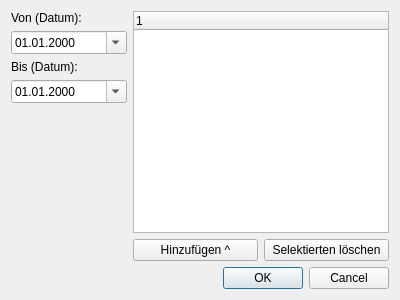
<?xml version="1.0" encoding="UTF-8"?>
<ui version="4.0">
 <class>CSinglePrealertEdit</class>
 <widget class="QDialog" name="CSinglePrealertEdit">
  <property name="geometry">
   <rect>
    <x>0</x>
    <y>0</y>
    <width>400</width>
    <height>300</height>
   </rect>
  </property>
  <property name="windowTitle">
   <string>Dialog</string>
  </property>
  <layout class="QVBoxLayout" name="verticalLayout">
   <item>
    <layout class="QHBoxLayout" name="horizontalLayout">
     <item>
      <layout class="QVBoxLayout" name="verticalLayout_2">
       <item>
        <widget class="QLabel" name="label">
         <property name="text">
          <string>Von (Datum):</string>
         </property>
        </widget>
       </item>
       <item>
        <widget class="QDateEdit" name="dteFrom">
         <property name="displayFormat">
          <string>dd.MM.yyyy</string>
         </property>
         <property name="calendarPopup">
          <bool>true</bool>
         </property>
        </widget>
       </item>
       <item>
        <widget class="QLabel" name="label_2">
         <property name="text">
          <string>Bis (Datum):</string>
         </property>
        </widget>
       </item>
       <item>
        <widget class="QDateEdit" name="dteTo">
         <property name="displayFormat">
          <string>dd.MM.yyyy</string>
         </property>
         <property name="calendarPopup">
          <bool>true</bool>
         </property>
        </widget>
       </item>
       <item>
        <spacer name="verticalSpacer">
         <property name="orientation">
          <enum>Qt::Vertical</enum>
         </property>
         <property name="sizeHint" stdset="0">
          <size>
           <width>20</width>
           <height>40</height>
          </size>
         </property>
        </spacer>
       </item>
      </layout>
     </item>
     <item>
      <layout class="QVBoxLayout" name="verticalLayout_3">
       <item>
        <widget class="QTreeWidget" name="trvDutyTypes">
         <property name="sizePolicy">
          <sizepolicy hsizetype="Preferred" vsizetype="Expanding">
           <horstretch>0</horstretch>
           <verstretch>0</verstretch>
          </sizepolicy>
         </property>
         <column>
          <property name="text">
           <string notr="true">1</string>
          </property>
         </column>
        </widget>
       </item>
       <item>
        <layout class="QHBoxLayout" name="horizontalLayout_2">
         <item>
          <widget class="QPushButton" name="cmdNewDuty">
           <property name="text">
            <string>Hinzufügen ^</string>
           </property>
          </widget>
         </item>
         <item>
          <widget class="QPushButton" name="cmdDelete">
           <property name="text">
            <string>Selektierten löschen</string>
           </property>
          </widget>
         </item>
        </layout>
       </item>
      </layout>
     </item>
    </layout>
   </item>
   <item>
    <widget class="QDialogButtonBox" name="buttonBox">
     <property name="standardButtons">
      <set>QDialogButtonBox::Cancel|QDialogButtonBox::Ok</set>
     </property>
    </widget>
   </item>
  </layout>
 </widget>
 <resources/>
 <connections/>
</ui>
